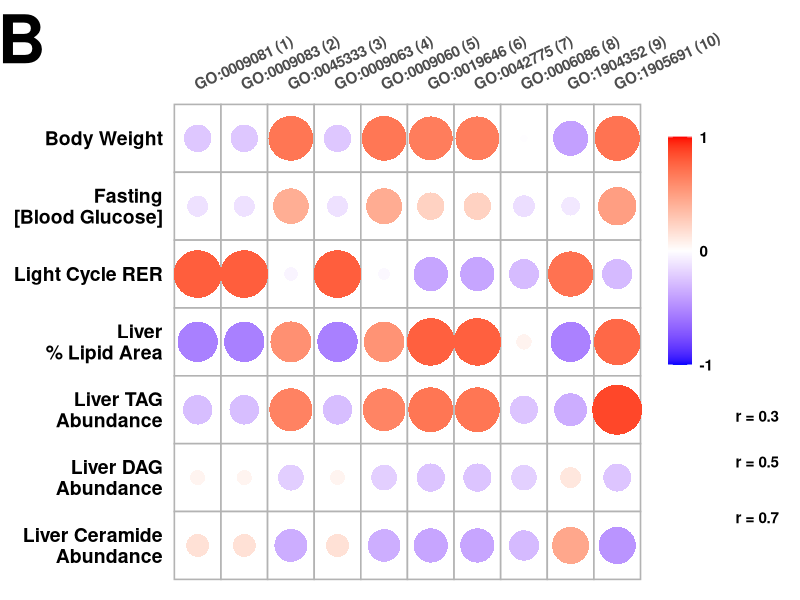
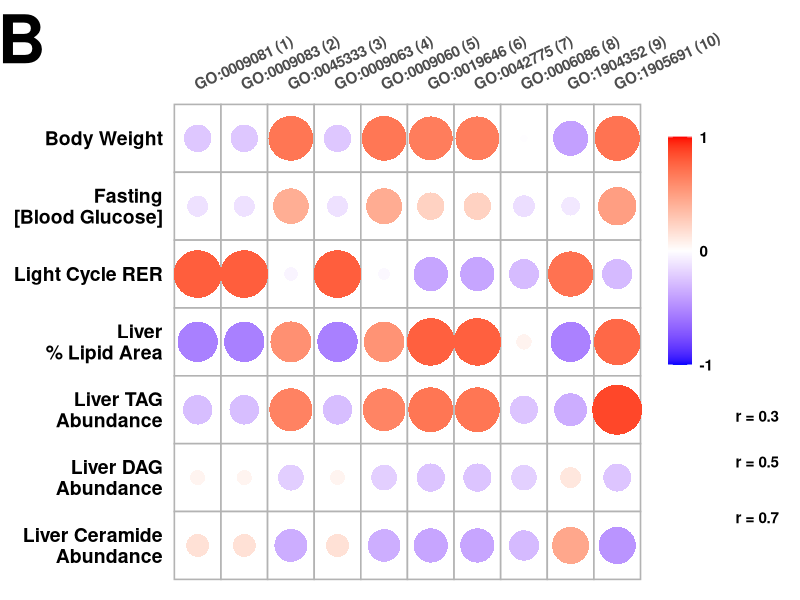

Here is the R script that generated these plots, in order:
# INSTALLING AND LOADING PACKAGES
packages <- c("readxl", "dplyr", "tidyr", "ggplot2", "writexl")
install.packages(packages[!packages %in% installed.packages()[, "Package"]])
lapply(packages, library, character.only = TRUE)

# SET WORKING DIRECTORY
setwd("~/Documents/MSF Data/NR-AET Project/Github Upload/")
corr_input <- read_excel("NR-AET_corr matrix data.xlsx", sheet = 1)


# SELECT WHOLE-BODY (B-H) AND GO PATHWAY (I-R) COLUMNS
whole_body <- corr_input[, 2:8]
go_pathways <- corr_input[, 9:18]

# FORCE NUMERIC IN CASE EXCEL TYPES ARE MIXED
whole_body <- whole_body %>% mutate(across(everything(), as.numeric))
go_pathways <- go_pathways %>% mutate(across(everything(), as.numeric))

# PEARSON CORRELATION MATRIX: WHOLE-BODY VS GO
cor_mat <- cor(whole_body, go_pathways, use = "pairwise.complete.obs", method = "pearson")

# FORMAT LABELS TO MATCH FIGURE STYLE
row_labels <- c(
  "Body Weight",
  "Fasting\n[Blood Glucose]",
  "Light Cycle RER",
  "Liver\n% Lipid Area",
  "Liver TAG\nAbundance",
  "Liver DAG\nAbundance",
  "Liver Ceramide\nAbundance"
)

col_labels <- paste0(colnames(go_pathways), " (", seq_len(ncol(go_pathways)), ")")

plot_df <- as.data.frame(as.table(cor_mat)) %>%
  rename(WholeBody = Var1, GO = Var2, r = Freq) %>%
  mutate(
    WholeBody = factor(WholeBody, levels = rownames(cor_mat), labels = row_labels),
    GO = factor(GO, levels = colnames(cor_mat), labels = col_labels),
    abs_r = abs(r)
  )

# DRAW BUBBLE CORRELATION MATRIX
corr_plot <- ggplot(plot_df, aes(x = GO, y = WholeBody)) +
  geom_tile(fill = "white", color = "#b3b3b3", linewidth = 0.55) +
  geom_point(aes(size = abs_r, fill = r), shape = 21, color = "black", stroke = 0) +
  scale_fill_gradient2(
    low = "blue",
    mid = "white",
    high = "red",
    midpoint = 0,
    limits = c(-1, 1),
    breaks = c(-1, 0, 1),
    name = NULL
  ) +
  scale_size_continuous(
    range = c(1, 18),
    limits = c(0, 1),
    breaks = c(0.3, 0.5, 0.7),
    labels = c("r = 0.3", "r = 0.5", "r = 0.7"),
    name = NULL
  ) +
  scale_y_discrete(limits = rev(levels(plot_df$WholeBody))) +
  scale_x_discrete(position = "top") +
  guides(
    fill = guide_colorbar(order = 1, barheight = unit(5.8, "cm")),
    size = guide_legend(order = 2, override.aes = list(fill = NA, color = "black", shape = 21))
  ) +
  labs(x = NULL, y = NULL, tag = "B") +
  theme_minimal(base_family = "sans") +
  theme(
    panel.grid = element_blank(),
    axis.text.x = element_text(size = 11, angle = 25, hjust = 0, vjust = 0.1, face = "bold"),
    axis.text.y = element_text(size = 14, face = "bold", color = "black"),
    legend.text = element_text(size = 11, face = "bold"),
    legend.key = element_rect(fill = NA, color = NA),
    plot.tag = element_text(size = 48, face = "bold"),
    plot.tag.position = c(0.01, 0.98),
    plot.margin = margin(20, 10, 10, 10)
  )

# SAVE OUTPUTS
print(corr_plot)
ggsave("NR-AET_correlation_matrix_plot.png", plot = corr_plot, width = 13, height = 8, units = "in", dpi = 300)
cor_out <- data.frame(
  WholeBody_Metric = rownames(cor_mat),
  as.data.frame(cor_mat),
  row.names = NULL,
  check.names = FALSE
)
